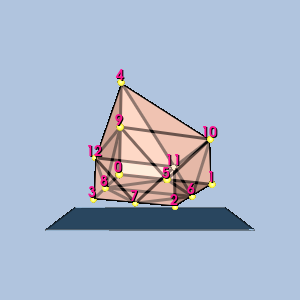

Here is the Python script that generated this plot:
#!/usr/bin/env python

# Render a single quadratic pyramid isoparametric cell with vertex-ordering
# labels, gold sphere glyphs at the vertices, and a translucent plinth.
# The pyramid is pre-rotated -90 about X before the standard 3D viewing rotation.

# Factory overrides: importing these modules registers the OpenGL rendering
# and interaction style implementations for vtkRenderingCore factory classes.
import vtkmodules.vtkInteractionStyle  # noqa: F401
import vtkmodules.vtkRenderingOpenGL2  # noqa: F401
# VTK pipeline classes used in this example
from vtkmodules.vtkCommonCore import vtkPoints
from vtkmodules.vtkCommonDataModel import (
    vtkQuadraticPyramid,
    vtkUnstructuredGrid,
)
from vtkmodules.vtkCommonTransforms import vtkTransform
from vtkmodules.vtkFiltersGeneral import vtkTransformFilter
from vtkmodules.vtkFiltersSources import (
    vtkCubeSource,
    vtkSphereSource,
)
from vtkmodules.vtkRenderingCore import (
    vtkActor,
    vtkActor2D,
    vtkDataSetMapper,
    vtkGlyph3DMapper,
    vtkPolyDataMapper,
    vtkProperty,
    vtkRenderWindow,
    vtkRenderWindowInteractor,
    vtkRenderer,
    vtkTextProperty,
)
from vtkmodules.vtkRenderingLabel import vtkLabeledDataMapper

# Colors (normalized RGB)
dark_salmon_rgb = (0.914, 0.588, 0.478)
seashell_rgb = (1.0, 0.961, 0.933)
gold_rgb = (1.0, 0.843, 0.0)
yellow_rgb = (1.0, 1.0, 0.0)
steel_blue_rgb = (0.275, 0.510, 0.706)
light_steel_blue_rgb = (0.690, 0.769, 0.871)
deep_pink_rgb = (1.0, 0.078, 0.576)
background_rgb = (0.690, 0.769, 0.871)

# Cell: build from parametric coordinates
cell = vtkQuadraticPyramid()
pc = cell.GetParametricCoords()
for i in range(cell.GetNumberOfPoints()):
    cell.GetPointIds().SetId(i, i)
    cell.GetPoints().SetPoint(i, pc[3 * i], pc[3 * i + 1], pc[3 * i + 2])

# Unstructured grid
grid = vtkUnstructuredGrid()
grid.SetPoints(cell.GetPoints())
grid.InsertNextCell(cell.GetCellType(), cell.GetPointIds())

# Pre-rotate -90 about X so the apex points upward
t = vtkTransform()
t.RotateX(-90)
tf = vtkTransformFilter()
tf.SetTransform(t)
tf.SetInputData(grid)
tf.Update()
grid.SetPoints(tf.GetOutput().GetPoints())

# Rotate for 3D viewing
rot = vtkTransform()
rot.RotateX(-20)
rot.RotateY(20)
rtf = vtkTransformFilter()
rtf.SetTransform(rot)
rtf.SetInputData(grid)
rtf.Update()
grid.SetPoints(rtf.GetOutput().GetPoints())

# Center the cell at the origin
bounds = grid.GetBounds()
pts = grid.GetPoints()
new_pts = vtkPoints()
new_pts.SetNumberOfPoints(pts.GetNumberOfPoints())
for i in range(pts.GetNumberOfPoints()):
    px, py, pz = pts.GetPoint(i)
    new_pts.SetPoint(i, px - (bounds[0] + bounds[1]) / 2.0,
                     py - (bounds[2] + bounds[3]) / 2.0,
                     pz - (bounds[4] + bounds[5]) / 2.0)
grid.SetPoints(new_pts)

# Cell surface property
cell_surface_property = vtkProperty()
cell_surface_property.SetAmbientColor(dark_salmon_rgb)
cell_surface_property.SetDiffuseColor(seashell_rgb)
cell_surface_property.SetSpecularColor(1.0, 1.0, 1.0)
cell_surface_property.SetSpecular(0.5)
cell_surface_property.SetDiffuse(0.7)
cell_surface_property.SetAmbient(0.5)
cell_surface_property.SetSpecularPower(20.0)
cell_surface_property.SetOpacity(0.9)
cell_surface_property.EdgeVisibilityOn()
cell_surface_property.SetLineWidth(3)

mapper = vtkDataSetMapper()
mapper.SetInputData(grid)
actor = vtkActor()
actor.SetMapper(mapper)
actor.SetProperty(cell_surface_property)

# Vertex labels
label_text_property = vtkTextProperty()
label_text_property.BoldOn()
label_text_property.ShadowOn()
label_text_property.SetJustificationToCentered()
label_text_property.SetColor(deep_pink_rgb)
label_text_property.SetFontSize(14)

label_mapper = vtkLabeledDataMapper()
label_mapper.SetInputData(grid)
label_mapper.SetLabelTextProperty(label_text_property)
label_actor = vtkActor2D()
label_actor.SetMapper(label_mapper)

# Vertex glyphs: gold spheres
sphere = vtkSphereSource()
sphere.SetPhiResolution(21)
sphere.SetThetaResolution(21)
sphere.SetRadius(0.04)

glyph_mapper = vtkGlyph3DMapper()
glyph_mapper.SetInputData(grid)
glyph_mapper.SetSourceConnection(sphere.GetOutputPort())
glyph_mapper.ScalingOn()
glyph_mapper.ScalarVisibilityOff()

point_glyph_property = vtkProperty()
point_glyph_property.SetAmbientColor(gold_rgb)
point_glyph_property.SetDiffuseColor(yellow_rgb)
point_glyph_property.SetSpecularColor(1.0, 1.0, 1.0)
point_glyph_property.SetSpecular(0.5)
point_glyph_property.SetDiffuse(0.7)
point_glyph_property.SetAmbient(0.5)
point_glyph_property.SetSpecularPower(20.0)
point_glyph_property.SetOpacity(1.0)

glyph_actor = vtkActor()
glyph_actor.SetMapper(glyph_mapper)
glyph_actor.SetProperty(point_glyph_property)

# Plinth: translucent platform beneath the 3D cell
nb = grid.GetBounds()
nd = (nb[1] - nb[0], nb[3] - nb[2], nb[5] - nb[4])
thick = nd[2] * 0.01
plinth_source = vtkCubeSource()
plinth_source.SetCenter((nb[1] + nb[0]) / 2.0, nb[2] - thick / 2.0 - 0.05, (nb[5] + nb[4]) / 2.0)
plinth_source.SetXLength(nd[0] + nd[0] * 0.5)
plinth_source.SetYLength(thick)
plinth_source.SetZLength(nd[2] + nd[2] * 0.5)

plinth_property = vtkProperty()
plinth_property.SetAmbientColor(steel_blue_rgb)
plinth_property.SetDiffuseColor(light_steel_blue_rgb)
plinth_property.SetSpecularColor(1.0, 1.0, 1.0)
plinth_property.SetSpecular(0.5)
plinth_property.SetDiffuse(0.7)
plinth_property.SetAmbient(0.5)
plinth_property.SetSpecularPower(20.0)
plinth_property.SetOpacity(0.8)
plinth_property.EdgeVisibilityOn()
plinth_property.SetLineWidth(1)

plinth_mapper = vtkPolyDataMapper()
plinth_mapper.SetInputConnection(plinth_source.GetOutputPort())
plinth_actor = vtkActor()
plinth_actor.SetMapper(plinth_mapper)
plinth_actor.SetProperty(plinth_property)

# Renderer
renderer = vtkRenderer()
renderer.AddActor(actor)
renderer.AddActor(label_actor)
renderer.AddActor(glyph_actor)
renderer.AddActor(plinth_actor)
renderer.SetBackground(background_rgb)

# Window
render_window = vtkRenderWindow()
render_window.AddRenderer(renderer)
render_window.SetWindowName("isoparametric cell quadratic pyramid")
render_window.SetMultiSamples(0)
render_window.SetSize(300, 300)

# Interactor
render_window_interactor = vtkRenderWindowInteractor()
render_window_interactor.SetRenderWindow(render_window)

# Scene: configure the camera
renderer.ResetCamera()

render_window_interactor.Initialize()
render_window_interactor.Start()
